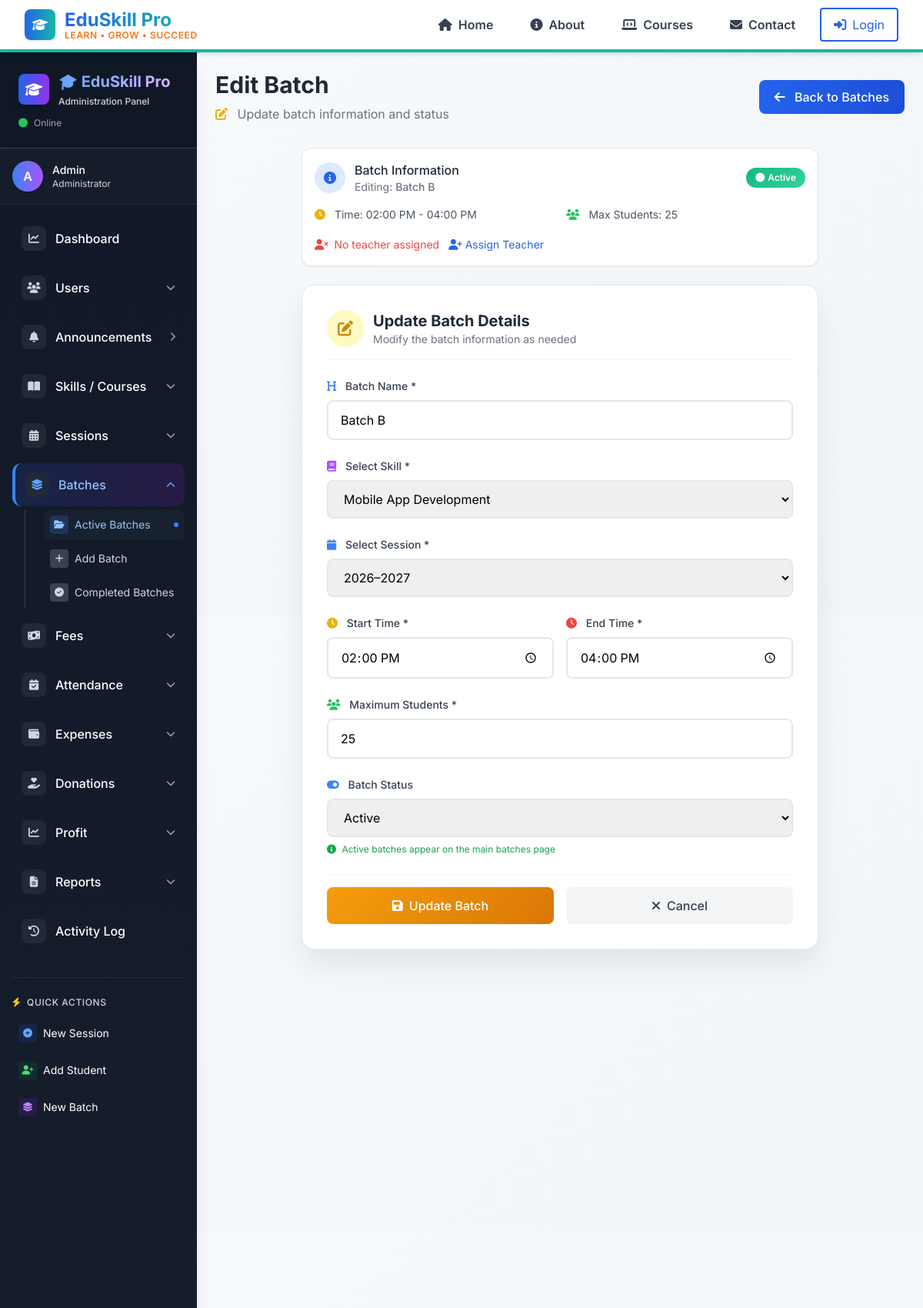
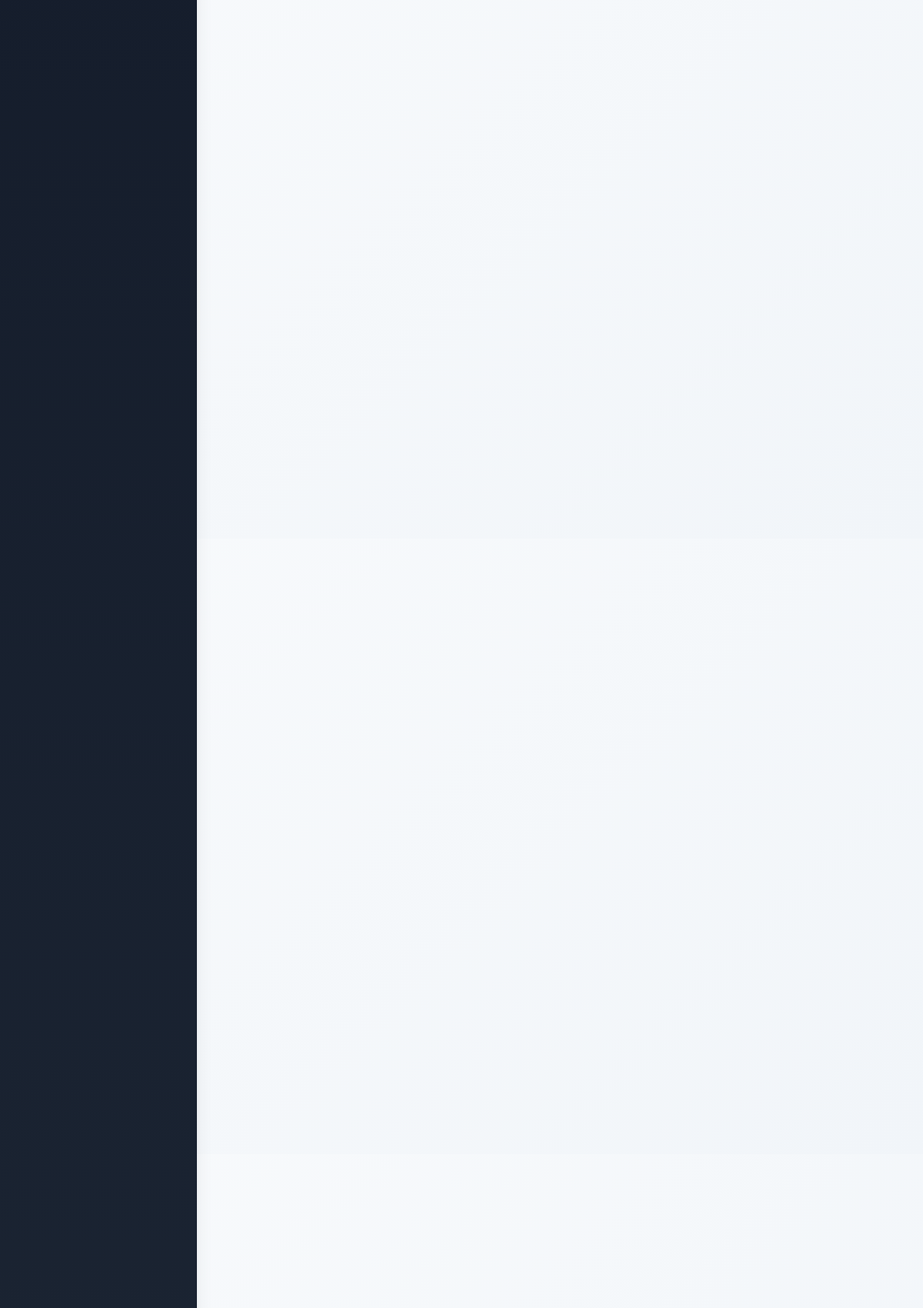
Page /admin/batches/edit_batch.php?id=20 (upper part) on the committed database (2 pictures, top to bottom).
### tables this page shows
CREATE TABLE `batches` (
  `id` int(11) NOT NULL,
  `skill_id` int(11) DEFAULT NULL,
  `session_id` int(11) DEFAULT NULL,
  `batch_name` varchar(255) DEFAULT NULL,
  `start_time` time DEFAULT NULL,
  `end_time` time DEFAULT NULL,
  `max_students` int(11) DEFAULT NULL,
  `status` varchar(50) DEFAULT NULL,
  `created_at` timestamp NOT NULL DEFAULT current_timestamp(),
  `updated_at` timestamp NOT NULL DEFAULT current_timestamp() ON UPDATE current_timestamp()
);

CREATE TABLE `skills` (
  `id` int(11) NOT NULL,
  `skill_name` varchar(255) DEFAULT NULL,
  `duration_months` int(11) DEFAULT NULL,
  `level` varchar(50) DEFAULT NULL,
  `description` text DEFAULT NULL,
  `has_syllabus` tinyint(1) DEFAULT NULL,
  `has_practice` tinyint(1) DEFAULT NULL,
  `status` varchar(50) DEFAULT NULL,
  `created_at` datetime DEFAULT NULL,
  `updated_at` datetime DEFAULT NULL
);

CREATE TABLE `sessions` (
  `id` int(11) NOT NULL,
  `session_name` varchar(255) DEFAULT NULL,
  `status` varchar(50) DEFAULT NULL,
  `created_at` datetime DEFAULT NULL,
  `updated_at` datetime DEFAULT NULL
);

### admin/batches/edit_batch.php (the view, shortened to what this page needs)
<?php
require_once __DIR__ . '/../../config/db.php';
$id = intval($_GET['id']);
$batch_res = mysqli_query($conn, "SELECT * FROM batches WHERE id=$id");
$batch = mysqli_fetch_assoc($batch_res);
$teacher_query = mysqli_query($conn, "
    SELECT t.name
    FROM batch_teachers bt
    JOIN teachers t ON bt.teacher_id = t.id
    WHERE bt.batch_id = $id AND bt.status = 'active'
");
$current_teacher = mysqli_fetch_assoc($teacher_query);
$skills = mysqli_query($conn, "SELECT * FROM skills WHERE status='active' ORDER BY skill_name");
$sessions = mysqli_query($conn, "SELECT * FROM sessions WHERE status='active' ORDER BY session_name");
?>
<!DOCTYPE html>
<html lang="en">
<head>
    <script src="https://cdn.tailwindcss.com"></script>
    <link rel="stylesheet" href="https://cdnjs.cloudflare.com/ajax/libs/font-awesome/6.5.0/css/all.min.css">
</head>
<body class="min-h-screen">
    <?php include __DIR__ . '/../../includes/navbar.php'; ?>
    <div class="flex min-h-screen">
        <?php include __DIR__ . '/../includes/sidebar.php'; ?>
        <main class="flex-1 p-6">
            <div class="flex justify-between items-center mb-8">
                <div>
                    <h1 class="text-3xl font-bold text-gray-800">Edit Batch</h1>
                    <p class="text-gray-500 mt-2">
                        <i class="fas fa-edit text-yellow-500 mr-2"></i>
                        Update batch information and status
                    </p>
                </div>
                <div>
                    <a href="batches.php"
                        class="bg-gradient-to-r from-blue-600 to-blue-700 text-white px-5 py-3 rounded-lg font-medium hover:shadow-lg transition-all duration-300">
                        <i class="fas fa-arrow-left mr-2"></i> Back to Batches
                    </a>
                </div>
            </div>
            <div class="max-w-2xl mx-auto mb-6">
                <div class="bg-white rounded-xl p-4 border border-gray-200 shadow-sm">
                    <div class="flex items-center justify-between mb-4">
                        <div class="flex items-center gap-3">
                            <div class="w-10 h-10 bg-blue-100 rounded-full flex items-center justify-center">
                                <i class="fas fa-info-circle text-blue-600"></i>
                            </div>
                            <div>
                                <h3 class="font-medium text-gray-800">Batch Information</h3>
                                <p class="text-sm text-gray-500">Editing: <span class="font-medium"><?= htmlspecialchars($batch['batch_name']) ?></span></p>
                            </div>
                        </div>
                        <span class="<?= $batch['status'] == 'active' ? 'status-active' : 'status-completed' ?> status-badge">
                            <i class="fas fa-circle text-xs"></i>
                            <?= ucfirst($batch['status']) ?>
                        </span>
                    </div>
                    <div class="grid grid-cols-1 md:grid-cols-2 gap-4">
                        <div class="flex items-center gap-2">
                            <span class="text-sm text-gray-600">
                                <i class="fas fa-clock text-yellow-500 mr-2"></i>
                                Time: <?= date('h:i A', strtotime($batch['start_time'])) ?> - <?= date('h:i A', strtotime($batch['end_time'])) ?>
                            </span>
                        </div>
                        <div class="flex items-center gap-2">
                            <span class="text-sm text-gray-600">
                                <i class="fas fa-users text-green-500 mr-2"></i>
                                Max Students: <?= $batch['max_students'] ?>
                            </span>
                        </div>
                        <?php if ($current_teacher): ?>
                            <div class="md:col-span-2">
                                <span class="info-badge">
                                    <i class="fas fa-chalkboard-teacher mr-1"></i>
                                    Teacher: <?= htmlspecialchars($current_teacher['name']) ?>
                                </span>
                                <a href="assign_teacher.php?batch_id=<?= $id ?>" class="ml-2 text-sm text-blue-600 hover:text-blue-700">
                                    <i class="fas fa-edit mr-1"></i>Change Teacher
                                </a>
                            </div>
                        <?php else: ?>
                            <div class="md:col-span-2">
                                <span class="text-sm text-red-500">
                                    <i class="fas fa-user-times mr-1"></i>
                                    No teacher assigned
                                </span>
                                <a href="assign_teacher.php?batch_id=<?= $id ?>" class="ml-2 text-sm text-blue-600 hover:text-blue-700">
                                    <i class="fas fa-user-plus mr-1"></i>Assign Teacher
                                </a>
                            </div>
                        <?php endif; ?>
                    </div>
                </div>
            </div>
            <div class="max-w-2xl mx-auto">
                <div class="form-card p-8">
                    <div class="flex items-center gap-3 mb-6 pb-4 border-b border-gray-100">
                        <div class="w-12 h-12 bg-yellow-100 rounded-full flex items-center justify-center">
                            <i class="fas fa-edit text-yellow-600 text-xl"></i>
                        </div>
                        <div>
                            <h2 class="text-xl font-bold text-gray-800">Update Batch Details</h2>
                            <p class="text-sm text-gray-500">Modify the batch information as needed</p>
                        </div>
                    </div>
                    <form method="POST" class="space-y-6">
                        <div class="space-y-2">
                            <label class="block text-sm font-medium text-gray-700">
                                <i class="fas fa-heading text-blue-500 mr-2"></i>
                                Batch Name *
                            </label>
                            <input type="text"
                                name="batch_name"
                                class="w-full px-4 py-3 rounded-lg form-input focus:outline-none focus:ring-2 focus:ring-blue-500"
                                value="<?= htmlspecialchars($batch['batch_name']) ?>"
                                required>
                        </div>
                        <div class="space-y-2">
                            <label class="block text-sm font-medium text-gray-700">
                                <i class="fas fa-book text-purple-500 mr-2"></i>
                                Select Skill *
                            </label>
                            <select name="skill_id"
                                class="w-full px-4 py-3 rounded-lg form-input focus:outline-none focus:ring-2 focus:ring-blue-500"
                                required>
                                <?php mysqli_data_seek($skills, 0);
                                while ($s = mysqli_fetch_assoc($skills)) { ?>
                                    <option value="<?= $s['id'] ?>" <?= $batch['skill_id'] == $s['id'] ? 'selected' : '' ?>>
                                        <?= htmlspecialchars($s['skill_name']) ?>
                                    </option>
                                <?php } ?>
                            </select>
                        </div>
                        <div class="space-y-2">
                            <label class="block text-sm font-medium text-gray-700">
                                <i class="fas fa-calendar text-blue-500 mr-2"></i>
                                Select Session *
                            </label>
                            <select name="session_id"
                                class="w-full px-4 py-3 rounded-lg form-input focus:outline-none focus:ring-2 focus:ring-blue-500"
                                required>
                                <?php mysqli_data_seek($sessions, 0);
                                while ($se = mysqli_fetch_assoc($sessions)) { ?>
                                    <option value="<?= $se['id'] ?>" <?= $batch['session_id'] == $se['id'] ? 'selected' : '' ?>>
                                        <?= htmlspecialchars($se['session_name']) ?>
                                    </option>
                                <?php } ?>
                            </select>
                        </div>
                        <div class="grid grid-cols-1 md:grid-cols-2 gap-4">
                            <div class="space-y-2">
                                <label class="block text-sm font-medium text-gray-700">
                                    <i class="fas fa-clock text-yellow-500 mr-2"></i>
                                    Start Time *
                                </label>
                                <input type="time"
                                    name="start_time"
                                    class="w-full px-4 py-3 rounded-lg form-input focus:outline-none focus:ring-2 focus:ring-blue-500"
                                    value="<?= $batch['start_time'] ?>"
                                    required>
                            </div>
                            <div class="space-y-2">
                                <label class="block text-sm font-medium text-gray-700">
                                    <i class="fas fa-clock text-red-500 mr-2"></i>
                                    End Time *
                                </label>
                                <input type="time"
                                    name="end_time"
                                    class="w-full px-4 py-3 rounded-lg form-input focus:outline-none focus:ring-2 focus:ring-blue-500"
                                    value="<?= $batch['end_time'] ?>"
                                    required>
                            </div>
                        </div>
                        <div class="space-y-2">
                            <label class="block text-sm font-medium text-gray-700">
                                <i class="fas fa-users text-green-500 mr-2"></i>
                                Maximum Students *
                            </label>
                            <input type="number"
                                name="max_students"
                                class="w-full px-4 py-3 rounded-lg form-input focus:outline-none focus:ring-2 focus:ring-blue-500"
                                value="<?= $batch['max_students'] ?>"
                                min="1"
                                max="100"
                                required>
                        </div>
                        <div class="space-y-2">
                            <label class="block text-sm font-medium text-gray-700">
                                <i class="fas fa-toggle-on text-blue-500 mr-2"></i>
                                Batch Status
                            </label>
                            <select name="status"
                                class="w-full px-4 py-3 rounded-lg form-input focus:outline-none focus:ring-2 focus:ring-blue-500">
                                <option value="active" <?= $batch['status'] == 'active' ? 'selected' : '' ?>>Active</option>
                            </select>
                            <div class="mt-2 space-y-1">
                                <p class="text-xs <?= $batch['status'] == 'active' ? 'text-green-600' : 'text-yellow-600' ?>">
                                    <i class="fas fa-info-circle mr-1"></i>
                                    <?= $batch['status'] == 'active'
                                        ? 'Active batches appear on the main batches page'
                                        : 'Completed batches are moved to the completed batches page' ?>
                                </p>
                            </div>
                        </div>
                        <div class="flex gap-4 pt-4 border-t border-gray-100">
                            <button type="submit"
                                name="submit"
                                class="flex-1 btn-primary px-6 py-3 rounded-lg font-medium flex items-center justify-center gap-2">
                                <i class="fas fa-save"></i>
                                Update Batch
                            </button>
                            <a href="batches.php"
                                class="flex-1 bg-gray-100 text-gray-700 px-6 py-3 rounded-lg font-medium hover:bg-gray-200 transition-colors flex items-center justify-center gap-2">
                                <i class="fas fa-times"></i>
                                Cancel
                            </a>
                        </div>
                    </form>
                </div>
            </div>
        </main>
    </div>
    <?php include __DIR__ . '/../../includes/footer.php'; ?>
</body>
</html>

### admin/batches/edit_batch.php (style rules this page uses)
:root { --primary: #6366f1; --secondary: #10b981; --accent: #f59e0b; --warning: #ef4444; --dark: #1f2937; --light: #f8fafc; }
* { font-family: 'Inter', sans-serif; }
body { background: linear-gradient(135deg, #f8fafc 0%, #f1f5f9 100%); min-height: 100vh; }
.form-card { background: white; border-radius: 16px; border: 1px solid #e5e7eb; box-shadow: 0 20px 40px rgba(0, 0, 0, 0.08); }
.form-input { transition: all 0.3s ease; border: 2px solid #e5e7eb; }
.status-badge { padding: 4px 12px; border-radius: 20px; font-size: 12px; font-weight: 600; display: inline-flex; align-items: center; gap: 4px; }
.status-active { background: linear-gradient(135deg, #10b981 0%, #34d399 100%); color: white; }
.btn-primary { background: linear-gradient(135deg, var(--accent) 0%, #d97706 100%); color: white; transition: all 0.3s ease; }

### admin/includes/sidebar.php (style rules this page uses)
.transition-all { transition-property: all; transition-timing-function: cubic-bezier(0.4, 0, 0.2, 1); transition-duration: 200ms; }

### includes/footer.php (style rules this page uses)
:root { --footer-blue: #2C5AA0; --footer-dark-blue: #1A3D7C; --accent-teal: #2A9D8F; --accent-orange: #E76F51; --light-blue: #E8F1FF; --white: #FFFFFF; --text-light: #E8F1FF; --text-lighter: #B8D0FF; }

### rows in the picture
batches: batch_name "Batch B", status "Active", start_time "02:00 PM", end_time "04:00 PM", max_students "25", skill_id "Mobile App Development", session_id "2026–2027", start_time "14:00:00", end_time "16:00:00"

### other values in the picture
substr($current_user, 0, 1) "A"
$current_user "Admin"
$current_role "Administrator"
